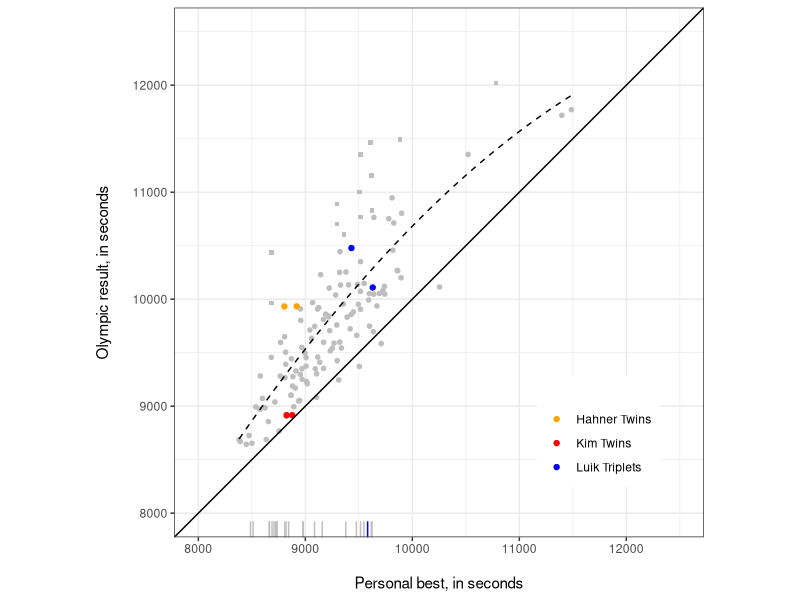
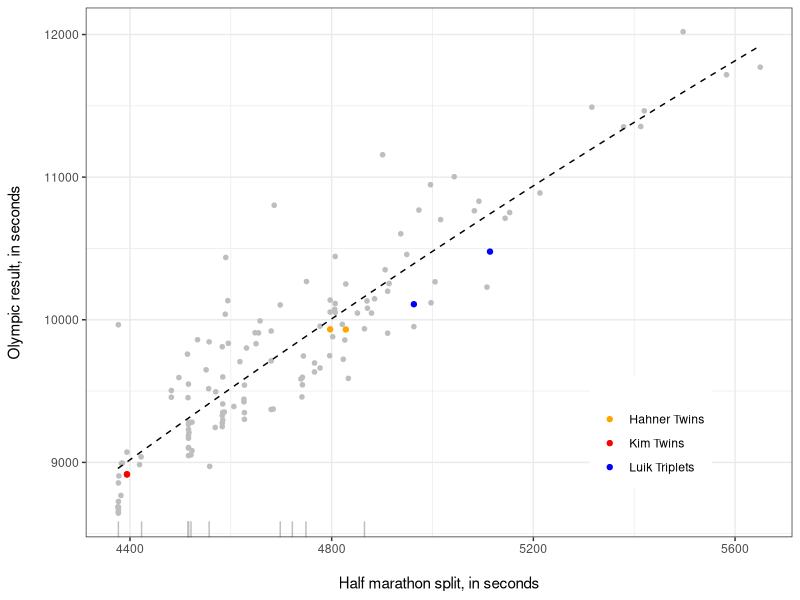
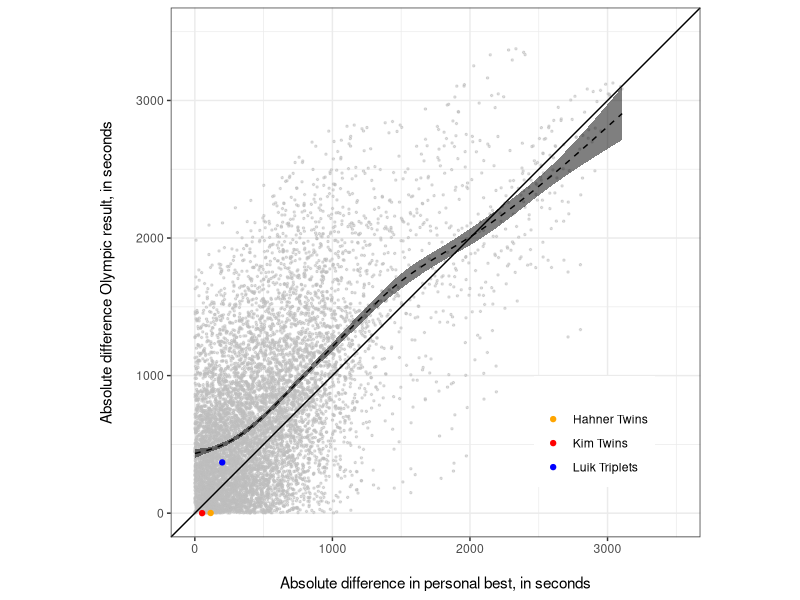
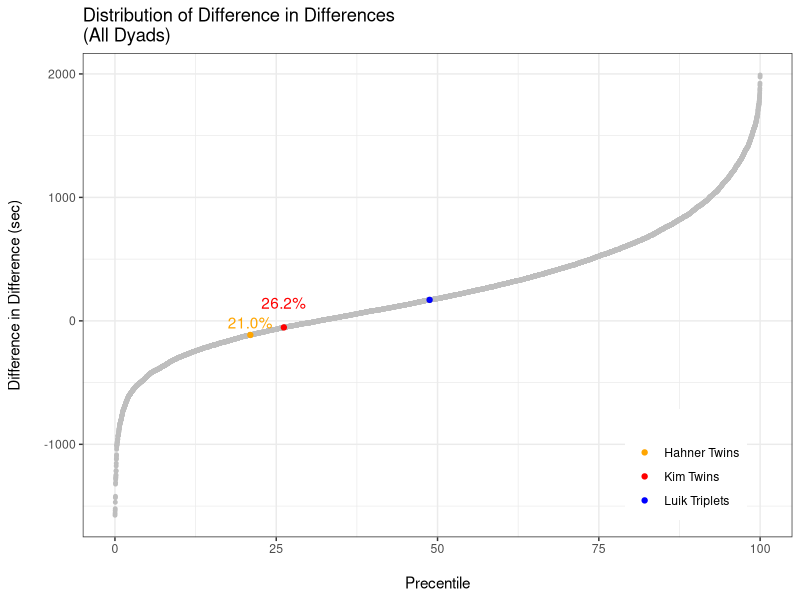
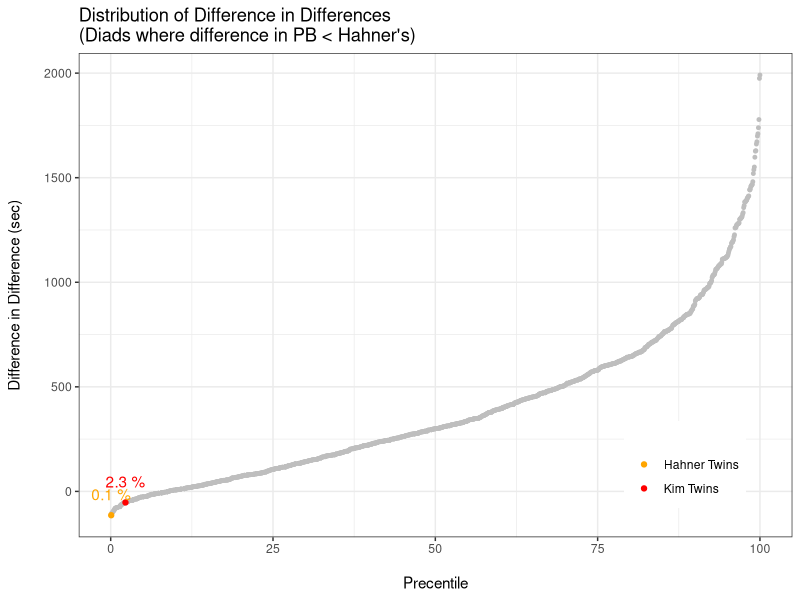
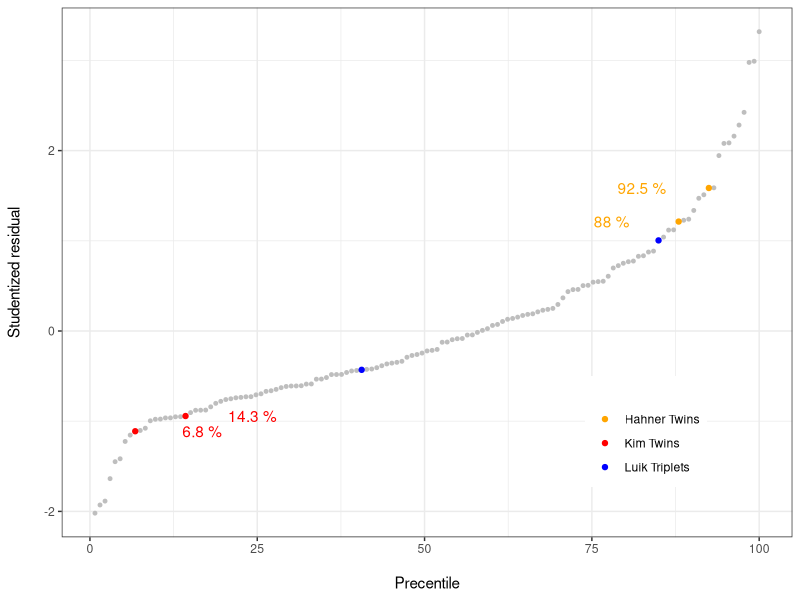
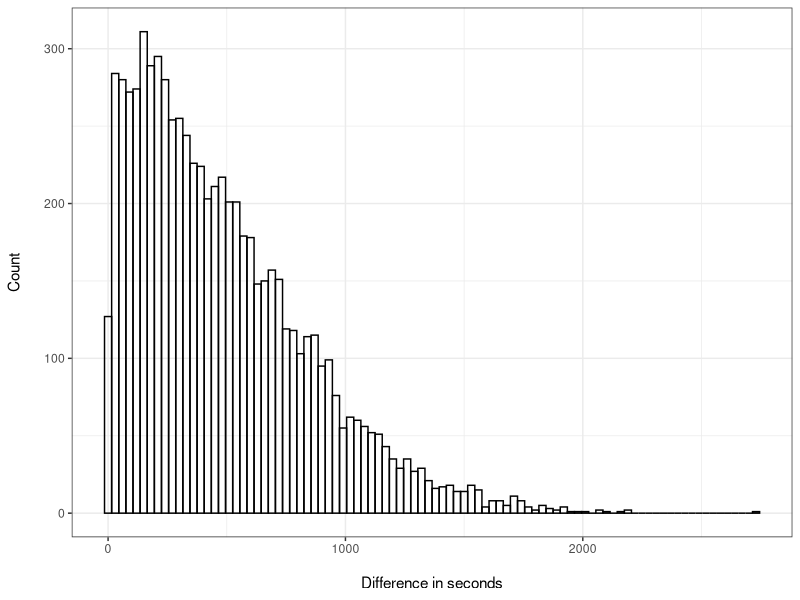
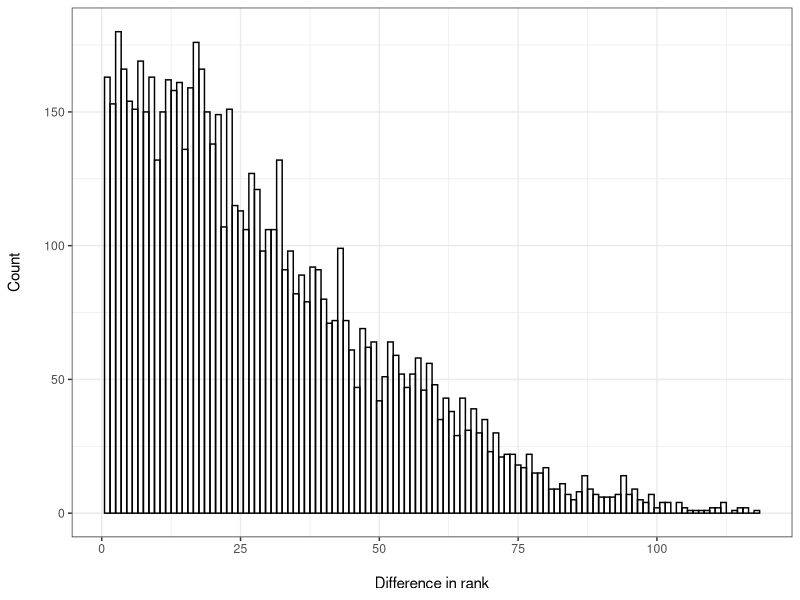

These figures' R source, in order:
library(MASS)
library(tidyverse)
library(lubridate)
library(stringr)
df <- read.csv("data/times.csv", stringsAsFactors = FALSE) %>% tbl_df()

# Remove Irvette Van Zyl, since she did not start the race due to
# injury.  Her bib number is 1172.
df <- df[df$BIB != 1172,]

# Remove slowest PBs with the assumption that these are different
# df <- df[df$PB < 10000,]

## add indicator for finishing at least 19 minutes slower than PB
df <- df %>% mutate(slower19 = (FINAL - PB) / 60 >= 19)

pdf("plots/scatter_plot.pdf", height = 5,  width = 5)
ggplot(aes(y=FINAL, x=PB), data = df) + 
    geom_point(size = 1.25, colour = "gray", aes(shape = slower19)) +
    geom_point(data = df[!is.na(df$TWINS),], aes(col = TWINS)) +
    geom_smooth(method = "lm", formula = y ~ x + I(x^2), colour = "black", alpha = .5, size = .5, linetype = "dashed", fill = "black", se = FALSE) + 
    geom_abline(intercept = 0, slope =1) +
    geom_rug(data = df[is.na(df$FINAL),], aes(x = PB), colour = "gray") +
    geom_rug(data = df[is.na(df$FINAL) & df$TWINS == "Luik Triplets",], aes(x = PB), colour = "blue") +
    coord_fixed(xlim = c(8000,12500), ylim = c(8000, 12500)) +
    ylab("Olympic result, in seconds\n") + 
    xlab("\nPersonal best, in seconds") + 
    ##  ggtitle("Distribution of Y | X") +
    scale_color_manual(values = c("orange", "red", "blue", "gray"), name = "") +
    scale_shape_manual(values = c(19, 15), guide = FALSE) +
    theme_bw() +
    theme(legend.position = c(.8,.2))
dev.off()




## make scatter plot for half marathon split
pdf("plots/scatter_plot_half.pdf", height = 5,  width = 5)
df2use <- filter(df, !is.na(SPLIT_HALF))
ggplot(aes(y = FINAL, x = SPLIT_HALF), data = df2use) +
    geom_point(size = 1.25, colour = "gray") + 
    geom_point(data = df2use[!is.na(df2use$TWINS),], aes( col = TWINS)) +
    geom_smooth(method = "lm", formula = y ~ x + I(x^2), colour = "black", alpha = .5, size = .5, linetype = "dashed", fill = "black", se = FALSE) + 
    ## geom_abline(intercept = 0, slope = 1) +
    geom_rug(data = df2use[is.na(df2use$FINAL),], aes(x = SPLIT_HALF), colour = "gray") +
    geom_rug(data = df2use[is.na(df2use$FINAL) & df2use$TWINS == "Luik Triplets",], aes(x = PB), colour = "blue") +
    ##    coord_fixed(xlim = c(4000, 6000), ylim = c(8500, 12500)) +
    ylab("Olympic result, in seconds\n") + 
    xlab("\nHalf marathon split, in seconds") + 
    ##  ggtitle("Distribution of Y | X") +
    scale_color_manual(values = c("orange", "red", "blue", "gray"), name = "") +
    theme_bw() +
    theme(legend.position = c(0.8, 0.2))
dev.off()



nms <- df$ATHLETE
pb <- df$PB
result <- df$FINAL
rank <- min_rank(df$FINAL)
name_i <- vector()
name_j <- vector()
pb_diff <- vector()
result_diff <- vector()
consecutive <- vector()
k = 1
a = 1
for(i in 1:length(pb)){
  for(j in a:length(result)){
    name_i[k] = nms[i]
    name_j[k] = nms[j]
    pb_diff[k] = pb[i] - pb[j]
    result_diff[k] = result[i] - result[j]
    consecutive[k] = ifelse(abs(rank[i] - rank[j]) == 1, T, F) 
    k = k + 1
  }
  a = a + 1 
}


df2 <- data_frame(name_i, name_j, pb_diff, result_diff, diff_in_diff = abs(result_diff) - abs(pb_diff), consecutive)

df2$twins <- ifelse(df2$name_i == "Anna Hahner" & df2$name_j == "Lisa Hahner", "Hahner Twins",
                    ifelse(df2$name_i == "Hye-Gyong Kim" & df2$name_j == "Hye-Song Kim", "Kim Twins",
                           ifelse(df2$name_i == "Leila Luik" & df2$name_j == "Lily Luik", "Luik Triplets", NA)))


df2b <- df2 %>% filter(name_i != name_j, !is.na(diff_in_diff)) %>% arrange(diff_in_diff)

pdf("plots/diff_in_diff_scatter_plot.pdf", height = 5,  width = 5)
ggplot(aes(y=abs(result_diff), x=abs(pb_diff)), data = df2b) + 
  geom_point(size = .5, colour = "gray", alpha = .5) + 
  geom_point(data = df2b[!is.na(df2b$twins),], aes( col = twins)) +
  geom_smooth( colour = "black", alpha = .5, size = .5, linetype = "dashed", fill = "black") + 
  geom_abline(intercept = 0, slope =1) +
  #geom_rug(data = df[is.na(df$FINAL),], aes(x = PB), colour = "gray") +
  #geom_rug(data = df[is.na(df$FINAL) & df$TWINS == "Luik Triplets",], aes(x = PB), colour = "blue") +
  coord_fixed(xlim = c(0,3500), ylim = c(0,3500)) +
  ylab("Absolute difference Olympic result, in seconds\n") + 
  xlab("\nAbsolute difference in personal best, in seconds") + 
  #ggtitle("Among all dyadic combinations") +
  scale_color_manual(values = c("orange", "red", "blue", "gray"), name = "") +
  theme_bw() +
  theme(legend.position = c(.8,.2))
dev.off()


pdf("plots/diff_in_diff_1.pdf", height = 5, width = 5)
df2b <- df2b %>% mutate(PERCENTILE = cume_dist(diff_in_diff)*100 )
ggplot(df2b, aes(PERCENTILE,diff_in_diff)) + 
  geom_point(size = 1, colour = "gray") + 
  geom_point(data = na.omit(df2b), aes( col = twins)) + 
  geom_text(data = df2b[df2b$twins == "Hahner Twins",], aes(label =  paste0(formatC(round(PERCENTILE,1), format = "f", flag = "0", digits = 1 ), "%")), nudge_y = 100, colour = "orange") +
  geom_text(data = df2b[df2b$twins == "Kim Twins",], aes(label = paste0(formatC(round(PERCENTILE,1), format = "f", flag = "0", digits = 1 ), "%")), nudge_y = 200, colour = "red") +
  ggtitle("Distribution of Difference in Differences\n(All Dyads)") +
  ylab("Difference in Difference (sec)\n") +
  xlab("\nPrecentile") + 
  scale_color_manual(values = c("orange", "red", "blue", "gray"), name = "") +
  theme_bw() +
  theme(legend.position = c(.85,.15))
dev.off()

pdf("plots/diff_in_diff_2.pdf", height = 5, width = 5)
h_diff <- df2b$pb_diff[df2b$twins == "Hahner Twins" & !is.na(df2b$twins)]
df2c <- df2b %>% filter(abs(pb_diff) <= abs(h_diff)) %>% mutate(PERCENTILE = cume_dist(diff_in_diff)*100 )
ggplot(df2c, aes(PERCENTILE,diff_in_diff)) + 
  geom_point(size = 1, colour = "gray") + 
  geom_point(data = na.omit(df2c), aes( col = twins)) + 
  geom_text(data = df2c[df2c$twins == "Hahner Twins",], aes(label = paste(round(PERCENTILE,1),"%")), nudge_y = 100, colour = "orange") +
  geom_text(data = df2c[df2c$twins == "Kim Twins",], aes(label = paste(round(PERCENTILE,1),"%")), nudge_y = 100, colour = "red") +
  ggtitle("Distribution of Difference in Differences\n(Diads where difference in PB < Hahner's)") +
  ylab("Difference in Difference (sec)\n") +
  xlab("\nPrecentile") + 
  scale_color_manual(values = c("orange", "red", "blue", "gray"), name = "") +
  theme_bw() +
  theme(legend.position = c(.85,.15))
dev.off()

# Plot Studentized Residuals

fit <- lm(FINAL ~ PB + I(PB^2), data = df)
dta <- data.frame( df[!is.na(df$FINAL), c("ATHLETE", "TWINS")], STUD_RESID =  rstudent(fit) )
dta <- arrange(dta, STUD_RESID)
dta <- dta %>% mutate(PERCENTILE = cume_dist(STUD_RESID)*100 )

pdf("plots/studentized_residuals.pdf", height = 5, width = 5)
ggplot(dta, aes(PERCENTILE,STUD_RESID)) + 
  geom_point(size = 1, colour = "gray") + 
  geom_point(data = na.omit(dta), aes( col = TWINS)) + 
  geom_text(data = dta[dta$TWINS == "Hahner Twins",], aes(label = paste(round(PERCENTILE,1),"%")), nudge_x = -10, colour = "orange") +
  geom_text(data = dta[dta$TWINS == "Kim Twins",], aes(label = paste(round(PERCENTILE,1),"%")), nudge_x = 10, colour = "red") +
##  ggtitle("Distribution of Studentized Residuals") +
  ylab("Studentized residual\n") +
  xlab("\nPrecentile") + 
  scale_color_manual(values = c("orange", "red", "blue", "gray"), name = "") +
  theme_bw() +
  theme(legend.position = c(.8,.2))
dev.off()

# Calculate the percent of runners who did not finish.
# (includes women who did not start)
dnf_rate <- sum(is.na(df$FINAL))/length(df$FINAL)

# Estimate linear relationship between personal best and marathon result, excluding twins.
m <- lm(FINAL ~ PB + I(PB^2), data = df[is.na(df$TWINS),])

# Store the total number of runners, N
N <- length(df$PB)

# Save the vector of personal bests
x <- df$PB

# Create data frame to capture simulation output
sim_df <- data_frame(ATHLETE = df$ATHLETE)

# Set seed
set.seed(14252345)

# Set total number of sims
total_sims <- 10000

# Begin simulation
for (i in 1:total_sims){
  
  # Determine whether each runner finishes given the dnf rate
  dnf <- sample(x = c(F,T), size = N, replace = T, prob = c(1-dnf_rate, dnf_rate) )
  
  # Draw each runner's result from a multivariate normal distribution with 
  # mean Beta and sigma equal to the variance-covariance of Beta
  # Draw an error term from a normal distibution with standard deviation equal 
  # to the standard deviation of the model residuals.
  B <- mvrnorm(n = 1, mu = coef(m), Sigma =  vcov(m))
  e <- rnorm(n = N, mean = 0, sd = summary(m)$sigma)
  
  # Remove the results of those that did not finish
  y_hat <- ifelse(dnf, NA, B[1] + x*B[2] + x^2*B[3] +  e )
  

  # Collect the results
  sim_df[[paste0(i)]] <- y_hat
  
}

sim_df <- sim_df %>% gather(SIM, YHAT, -ATHLETE, convert = T) %>% group_by(SIM) %>% mutate(RANK = min_rank(YHAT))


# Compare Anna to Lisa
#
anna <- df %>% filter(ATHLETE == "Anna Hahner")
anna_sim <- sim_df %>% filter(ATHLETE == "Anna Hahner")

lisa <- df %>% filter(ATHLETE == "Lisa Hahner")
lisa_sim <- sim_df %>% filter(ATHLETE == "Lisa Hahner")

hahner_dist <- abs(anna_sim$YHAT - lisa_sim$YHAT) <= abs(anna$FINAL - lisa$FINAL)
hahner_dist <- ifelse(is.na(hahner_dist), FALSE, hahner_dist)

hahner_rank <- abs(anna_sim$RANK - lisa_sim$RANK) <= 1
hahner_rank <- ifelse(is.na(hahner_rank), FALSE, hahner_rank)

pct_less_than_hahner <- sum(hahner_dist)/length(hahner_dist)
pct_consecutive_hahner <- sum(hahner_rank)/length(hahner_rank)

hahner_df <- data_frame(time_diff = abs(anna_sim$YHAT - lisa_sim$YHAT), rank_diff =  abs(anna_sim$RANK - lisa_sim$RANK))

pdf("plots/simulated_time.pdf", height = 5, width = 5)
ggplot(hahner_df, aes(time_diff)) + 
  geom_histogram(binwidth = 30, colour = "black", fill = NA) +
  xlab("\nDifference in seconds") +
  ylab("Count\n") +
#  ggtitle("\nSimulated final time") +
  theme_bw()
dev.off()

pdf("plots/simulated_rank.pdf", height = 5, width = 5)
ggplot(hahner_df, aes(rank_diff)) + 
  geom_histogram(binwidth = 1, colour = "black", fill = NA) +
  xlab("\nDifference in rank") +
  ylab("Count\n") +
#  ggtitle("\nSimulated final rank") +
  theme_bw()
dev.off()


# Compare Gyong to Song
#
gyong_sim <- sim_df %>% filter(ATHLETE == "Hye-Gyong Kim")
gyong <- df %>% filter(ATHLETE == "Hye-Gyong Kim")

song_sim <-  sim_df %>% filter(ATHLETE == "Hye-Song Kim")
song <-  df %>% filter(ATHLETE == "Hye-Song Kim")

kim_dist <- abs(gyong_sim$YHAT - song_sim$YHAT) <= abs(gyong$FINAL - song$FINAL)
kim_dist <- ifelse(is.na(kim_dist), FALSE, kim_dist)

kim_rank <- abs(gyong_sim$RANK - song_sim$RANK) <= 1
kim_rank <- ifelse(is.na(kim_rank), FALSE, kim_rank)

pct_less_than_kim <- sum(kim_rank)/length(kim_rank)
pct_consecutive_kim <- sum(kim_rank)/length(kim_rank)

pct_consecutive_hahner_and_kim <- sum(hahner_rank & kim_rank)/length(hahner_rank & kim_rank)

# Calculate the percent of the races where the twins placed in consecutive order.

cat("The race was simulated", total_sims, "times.")
cat("The Hahner twins place consecutively in ", round(pct_consecutive_hahner*100, 2), "% of the simulations.", sep = "")
cat("The Kim twins place consecutively in ", round(pct_consecutive_kim*100, 2), "% of the simulations.", sep = "")
cat("Both the Hahner and Kim twins place consecutively in ", round(pct_consecutive_hahner_and_kim*100, 2), "% of the simulations.", sep = "")




# time <- c("SPLIT_5K", "SPLIT_10K","SPLIT_15K", "SPLIT_20K", "SPLIT_HALF", "SPLIT_25K", "SPLIT_30K", "SPLIT_35K", "SPLIT_40K", "FINAL")
# dist <- c(5, 10, 15, 20, 42.195/2, 25, 30, 35, 40, 42.195)
# td <- data.frame(time, dist, stringsAsFactors = F)
# df2 <- df %>% tbl_df %>% gather(time, value, SB:FINAL) %>% filter(str_detect(time, "SPLIT")) %>% left_join(td, by = "time")
# df2 <- df2 %>% group_by(time) %>% mutate(std_value = (value - mean(value, na.rm = T))/sd(value, na.rm = T) )
# ggplot(df2 %>% filter(!is.na(TWINS)), aes(dist, std_value, group = ATHLETE, colour = TWINS)) + geom_point()
